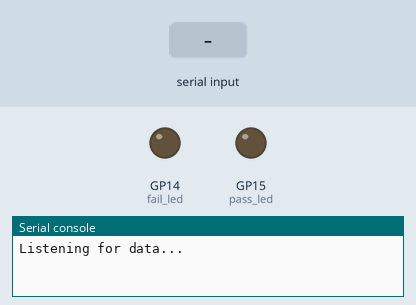
This program was run on a simulated Raspberry Pi Pico running CircuitPython. On the bench: output pins drawn as LEDs (lit = HIGH), the last lines printed to the serial console. The test bench sets the inputs (shaded band).

Above: at 1.2 s.
1.3 s: "pass\n" received over the second serial link
At 2.1 s:
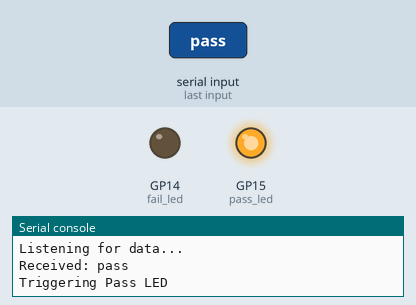
Timing chart, 0 to 7.8 s (numbered marks = the images above; inputs shaded):
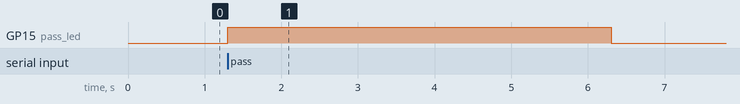

Measured:
- after the input at 1.3 s, GP15 (pass_led): LOW → HIGH at once, → LOW 5.0 s later

The program:

code.py
```python
import time
import digitalio
import board
import usb_cdc

pass_led = digitalio.DigitalInOut(board.GP15)
pass_led.direction = digitalio.Direction.OUTPUT
fail_led = digitalio.DigitalInOut(board.GP14)
fail_led.direction = digitalio.Direction.OUTPUT

usb_serial = usb_cdc.data

print("Listening for data...")

while True:
    if usb_serial and usb_serial.in_waiting > 0:
        try:
            data = usb_serial.readline().decode('utf-8').strip()
            print("Received:", data)

            if data == "pass":
                print("Triggering Pass LED")
                pass_led.value = True
                time.sleep(5)
                pass_led.value = False
                usb_serial.write(b"Pass LED flashed\n")
            elif data == "fail":
                print("Triggering Fail LED")
                fail_led.value = True
                time.sleep(5)
                fail_led.value = False
                usb_serial.write(b"Fail LED flashed\n")
            else:
                print("Received unknown command")
                usb_serial.write(b"Unknown command\n")

        except Exception as e:
            print(f"Error reading from USB: {e}")
            usb_serial.write(b"Error reading command\n")

    time.sleep(0.1)
```
